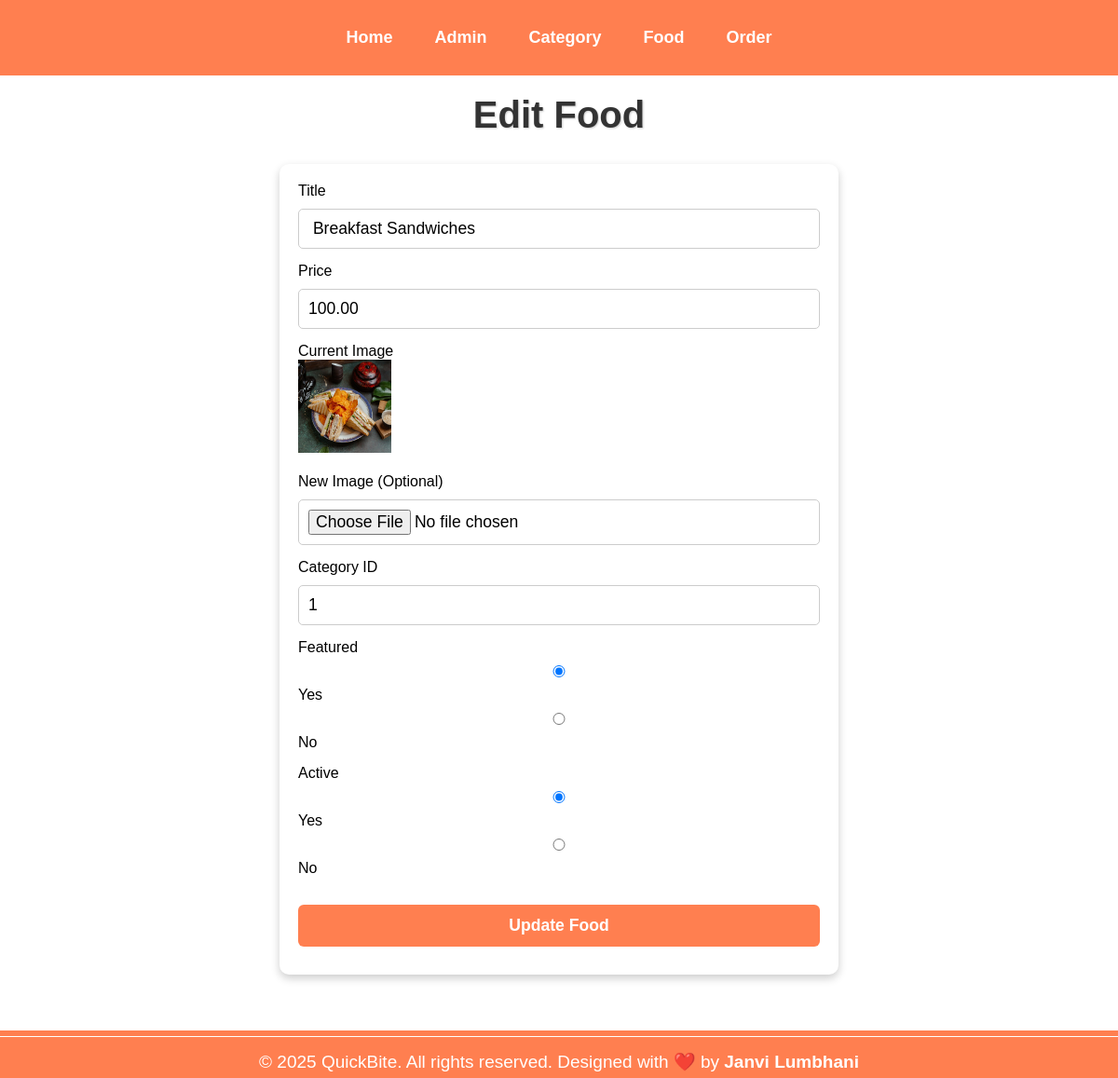
Page /admin/edit_food.php?id=1 on the committed database.
### tables this page shows
CREATE TABLE `tbl_food` (
  `id` int(30) UNSIGNED NOT NULL,
  `title` varchar(50) NOT NULL,
  `price` decimal(10,2) NOT NULL,
  `image_name` varchar(200) NOT NULL,
  `description` varchar(300) NOT NULL,
  `category_id` int(40) UNSIGNED NOT NULL,
  `feature` varchar(10) NOT NULL,
  `active` varchar(10) NOT NULL
);

### admin/edit_food.php (the view, shortened to what this page needs)
<?php
include('partial/menu.php');
include('database_connection.php');
$id = $_GET['id'];
$query = "SELECT * FROM tbl_food WHERE id = $id";
$result = mysqli_query($conn, $query);
$row = mysqli_fetch_assoc($result);
?>
<div class="main-content">
    <div class="wrapper">
        <h1>Edit Food</h1>
        <form method="POST" enctype="multipart/form-data">
            <label>Title</label>
            <input type="text" name="title" value="<?= $row['title'] ?>" required style="width: 100%; padding: 10px; margin-bottom: 15px;">
            <label>Price</label>
            <input type="number" step="0.01" name="price" value="<?= $row['price'] ?>" required style="width: 100%; padding: 10px; margin-bottom: 15px;">
            <label>Current Image</label><br>
            <img src="images/food/<?= $row['image_name'] ?>" width="100" height="100"><br><br>
            <label>New Image (Optional)</label>
            <input type="file" name="image" style="width: 100%; padding: 10px; margin-bottom: 15px;">
            <label>Category ID</label>
            <input type="number" name="categories_id" value="<?= $row['category_id'] ?>" required style="width: 100%; padding: 10px; margin-bottom: 15px;">
            <label>Featured</label>
            <div style="margin-bottom: 15px;">
                <input type="radio" name="feature" value="Yes" <?= ($row['feature'] == "Yes") ? "checked" : "" ?>> Yes
                <input type="radio" name="feature" value="No" <?= ($row['feature'] == "No") ? "checked" : "" ?>> No
            </div>
            <label>Active</label>
            <div style="margin-bottom: 20px;">
                <input type="radio" name="active" value="Yes" <?= ($row['active'] == "Yes") ? "checked" : "" ?>> Yes
                <input type="radio" name="active" value="No" <?= ($row['active'] == "No") ? "checked" : "" ?>> No
            </div>
            <button type="submit" name="update_food" style="padding: 12px 24px; background-color: coral; color: white; border: none; border-radius: 6px;">
                Update Food
            </button>
        </form>
    </div>
</div>
<?php include('partial/footer.php'); ?>

### css/admin.css (style rules this page uses)
* { margin: 0; padding: 0; box-sizing: border-box; font-family: Arial, Helvetica, sans-serif; }
.wrapper { max-width: 1200px; margin: 0 auto; padding: 20px; }
h1 { text-align: center; font-size: 2.5em; color: #333; margin-bottom: 30px; text-shadow: 1px 1px 2px #ccc; }
form { max-width: 600px; margin: 0 auto 40px; background-color: #fff; padding: 20px; border-radius: 10px; box-shadow: 0 4px 10px rgba(0, 0, 0, 0.2); }
form input, form button { width: 100%; padding: 14px; margin: 10px 0; border: 1px solid #ccc; border-radius: 5px; font-size: 1.1em; }
form button { background-color: #ff4500; color: white; font-weight: bold; cursor: pointer; transition: background-color 0.3s ease; }

### rows in the picture
tbl_food: title "Breakfast Sandwiches", price "100.00", image_name (picture), categories_id "1", feature "☑", active "☑"
